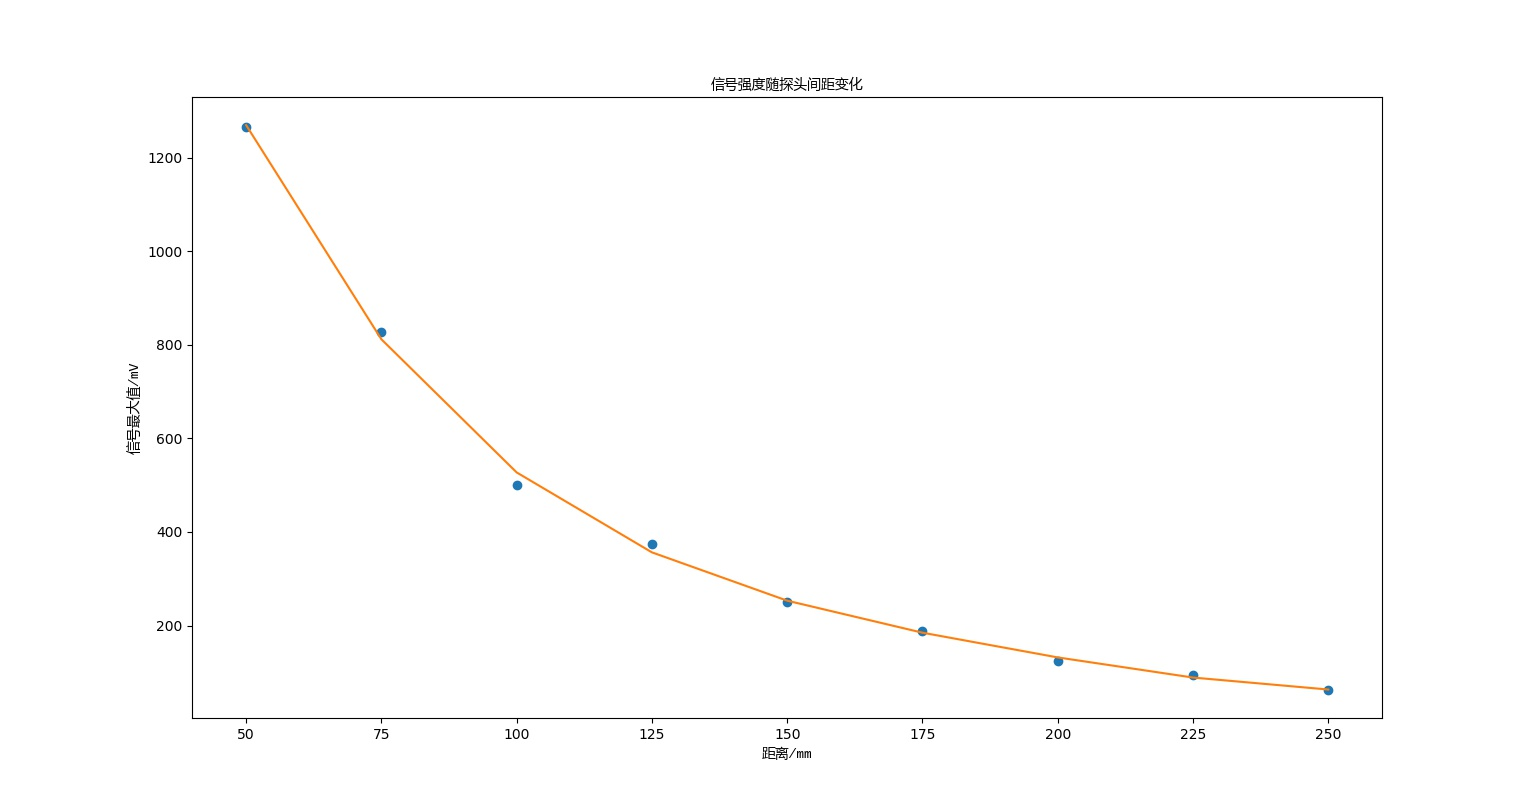

Write Python code to recreate this figure.
import os
import math
import csv

import numpy as np
from scipy import signal
from scipy.interpolate import spline
from scipy.optimize import curve_fit
from scipy.optimize import leastsq
from scipy import optimize
import matplotlib.pyplot as plt
import matplotlib

t = []
s = []
d = []
dfont = matplotlib.font_manager.FontProperties(fname='C:/Windows/Fonts/YaHei Consolas Hybrid.ttf')

root = 'lab/data/171205/200v10pXmm2cm45mm14'
for i in os.listdir(root):
    d.append(int(i.split('.')[0]))
    with open(os.path.join(root, i)) as csvfile:
        reader = csv.reader(csvfile)
        rows = [row for row in reader]
    rows = np.array(rows[2:])[:,:3].astype('float64')
    t.append(0.5*rows[:,0])
    s.append(1000*rows[:,2])

v = []
for (i, k) in zip(t, s):
    v.append(max(k))

z = np.polyfit(d, v, 4)
p = np.poly1d(z)

plt.plot(d, v, 'o')
plt.plot(d, p(d))
plt.title('信号强度随探头间距变化', fontproperties=dfont)
plt.xlabel('距离/mm', fontproperties=dfont)
plt.ylabel('信号最大值/mV', fontproperties=dfont)
plt.show()

#b, a = signal.butter(3, 0.2, 'low')
#sf = signal.filtfilt(b, a, data[:,2])
